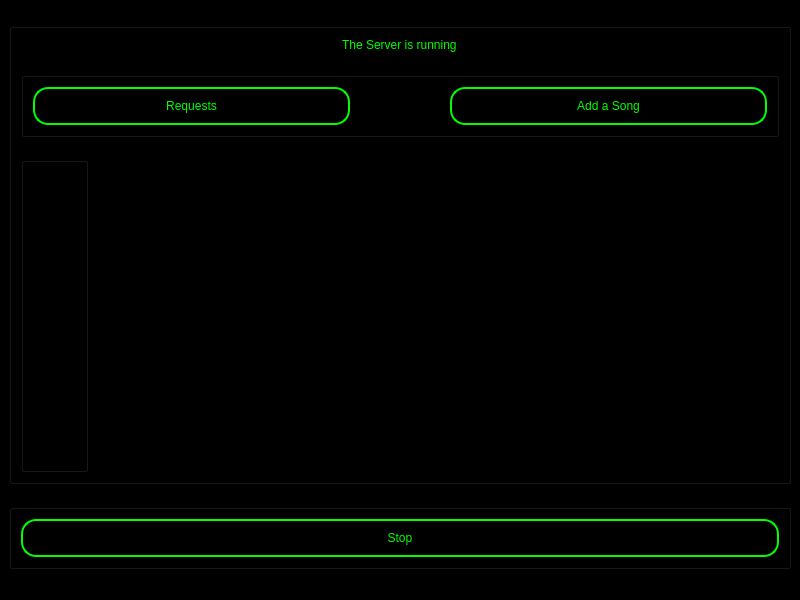
<?xml version="1.0" encoding="UTF-8"?>
<ui version="4.0">
 <class>MainWindow</class>
 <widget class="QMainWindow" name="MainWindow">
  <property name="geometry">
   <rect>
    <x>0</x>
    <y>0</y>
    <width>800</width>
    <height>600</height>
   </rect>
  </property>
  <property name="windowTitle">
   <string>MainWindow</string>
  </property>
  <property name="styleSheet">
   <string notr="true">background-color:black;
</string>
  </property>
  <widget class="QWidget" name="centralwidget">
   <layout class="QVBoxLayout" name="verticalLayout">
    <item>
     <widget class="QGroupBox" name="GroupEntries">
      <property name="sizePolicy">
       <sizepolicy hsizetype="Minimum" vsizetype="Minimum">
        <horstretch>0</horstretch>
        <verstretch>0</verstretch>
       </sizepolicy>
      </property>
      <property name="styleSheet">
       <string notr="true">background-color:black;
</string>
      </property>
      <property name="title">
       <string>GroupBox</string>
      </property>
      <property name="flat">
       <bool>true</bool>
      </property>
      <layout class="QVBoxLayout" name="verticalLayout_3">
       <item alignment="Qt::AlignHCenter">
        <widget class="QLabel" name="LabelTitle">
         <property name="sizePolicy">
          <sizepolicy hsizetype="Preferred" vsizetype="Maximum">
           <horstretch>0</horstretch>
           <verstretch>0</verstretch>
          </sizepolicy>
         </property>
         <property name="styleSheet">
          <string notr="true">font: 14pt &quot;Arial&quot;;
border-radius: 15px;
color: #00ff00;</string>
         </property>
         <property name="text">
          <string>&lt;html&gt;&lt;head/&gt;&lt;body&gt;&lt;p&gt;The Server is running&lt;/p&gt;&lt;/body&gt;&lt;/html&gt;</string>
         </property>
        </widget>
       </item>
       <item>
        <widget class="QGroupBox" name="GroupEntryLogin">
         <property name="sizePolicy">
          <sizepolicy hsizetype="Expanding" vsizetype="Minimum">
           <horstretch>0</horstretch>
           <verstretch>0</verstretch>
          </sizepolicy>
         </property>
         <property name="styleSheet">
          <string notr="true">background-color:black;
</string>
         </property>
         <property name="title">
          <string>GroupBox</string>
         </property>
         <property name="flat">
          <bool>true</bool>
         </property>
         <layout class="QHBoxLayout" name="horizontalLayout">
          <property name="spacing">
           <number>100</number>
          </property>
          <item>
           <widget class="QPushButton" name="ButtonRequestWnd">
            <property name="sizePolicy">
             <sizepolicy hsizetype="Minimum" vsizetype="Minimum">
              <horstretch>0</horstretch>
              <verstretch>0</verstretch>
             </sizepolicy>
            </property>
            <property name="styleSheet">
             <string notr="true">font: 14pt &quot;Arial&quot;;
border-radius: 15px;
border: 2px solid #00ff00;
color: #00ff00;
padding-top: 10px;
padding-bottom: 10px;
padding-left: 20px;
padding-right: 20px; </string>
            </property>
            <property name="text">
             <string>Requests</string>
            </property>
           </widget>
          </item>
          <item>
           <widget class="QPushButton" name="ButtonAddSongWnd">
            <property name="sizePolicy">
             <sizepolicy hsizetype="Minimum" vsizetype="Minimum">
              <horstretch>0</horstretch>
              <verstretch>0</verstretch>
             </sizepolicy>
            </property>
            <property name="styleSheet">
             <string notr="true">font: 14pt &quot;Arial&quot;;
border-radius: 15px;
border: 2px solid #00ff00;
color: #00ff00;
padding-top: 10px;
padding-bottom: 10px;
padding-left: 20px;
padding-right: 20px; </string>
            </property>
            <property name="text">
             <string>Add a Song</string>
            </property>
           </widget>
          </item>
         </layout>
        </widget>
       </item>
       <item>
        <widget class="QGroupBox" name="GroupEntryPassword">
         <property name="sizePolicy">
          <sizepolicy hsizetype="Fixed" vsizetype="Expanding">
           <horstretch>0</horstretch>
           <verstretch>0</verstretch>
          </sizepolicy>
         </property>
         <property name="styleSheet">
          <string notr="true">background-color:black;
</string>
         </property>
         <property name="title">
          <string>GroupBox</string>
         </property>
         <property name="flat">
          <bool>true</bool>
         </property>
         <layout class="QHBoxLayout" name="horizontalLayout_2"/>
        </widget>
       </item>
      </layout>
     </widget>
    </item>
    <item>
     <widget class="QGroupBox" name="GroupButtons">
      <property name="sizePolicy">
       <sizepolicy hsizetype="Minimum" vsizetype="Maximum">
        <horstretch>0</horstretch>
        <verstretch>0</verstretch>
       </sizepolicy>
      </property>
      <property name="styleSheet">
       <string notr="true">background-color:black;
</string>
      </property>
      <property name="title">
       <string>GroupBox</string>
      </property>
      <property name="flat">
       <bool>true</bool>
      </property>
      <layout class="QVBoxLayout" name="verticalLayout_2">
       <item>
        <widget class="QPushButton" name="ButtonStop">
         <property name="sizePolicy">
          <sizepolicy hsizetype="Minimum" vsizetype="Minimum">
           <horstretch>0</horstretch>
           <verstretch>0</verstretch>
          </sizepolicy>
         </property>
         <property name="styleSheet">
          <string notr="true">font: 14pt &quot;Arial&quot;;
border-radius: 15px;
border: 2px solid #00ff00;
color: #00ff00;
padding-top: 10px;
padding-bottom: 10px;
padding-left: 20px;
padding-right: 20px; </string>
         </property>
         <property name="text">
          <string>Stop</string>
         </property>
        </widget>
       </item>
      </layout>
     </widget>
    </item>
   </layout>
  </widget>
  <widget class="QMenuBar" name="menubar">
   <property name="geometry">
    <rect>
     <x>0</x>
     <y>0</y>
     <width>800</width>
     <height>26</height>
    </rect>
   </property>
  </widget>
  <widget class="QStatusBar" name="statusbar"/>
 </widget>
 <resources/>
 <connections/>
</ui>
